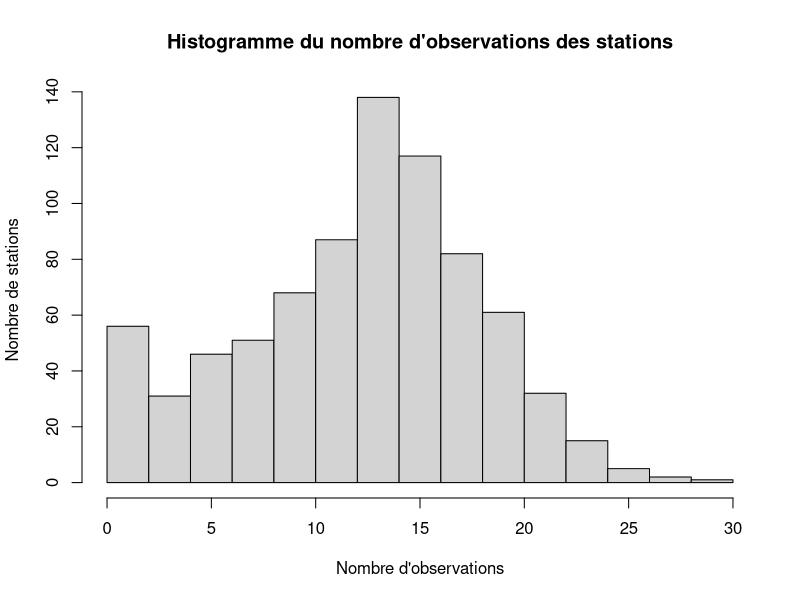
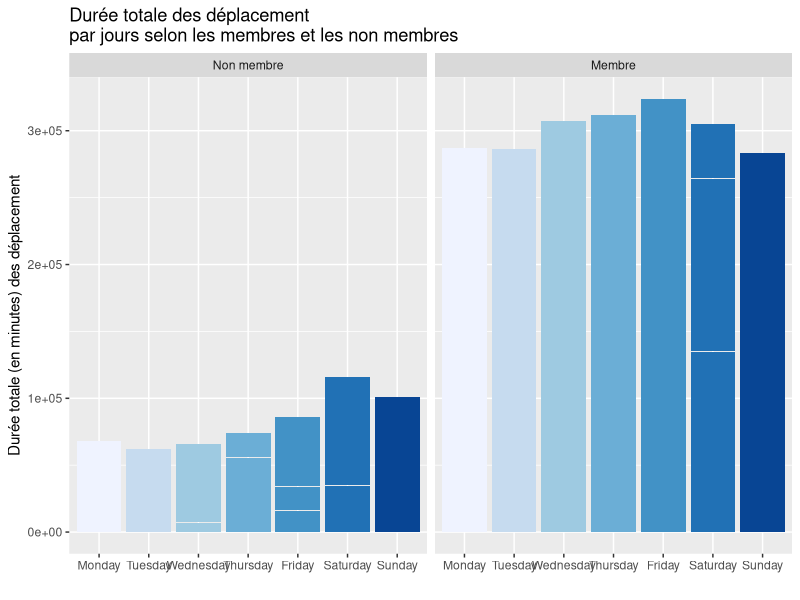
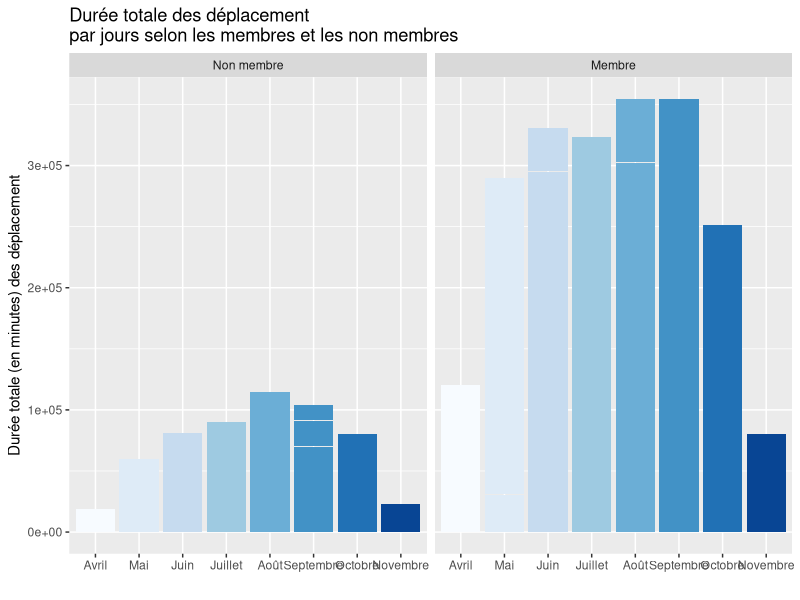
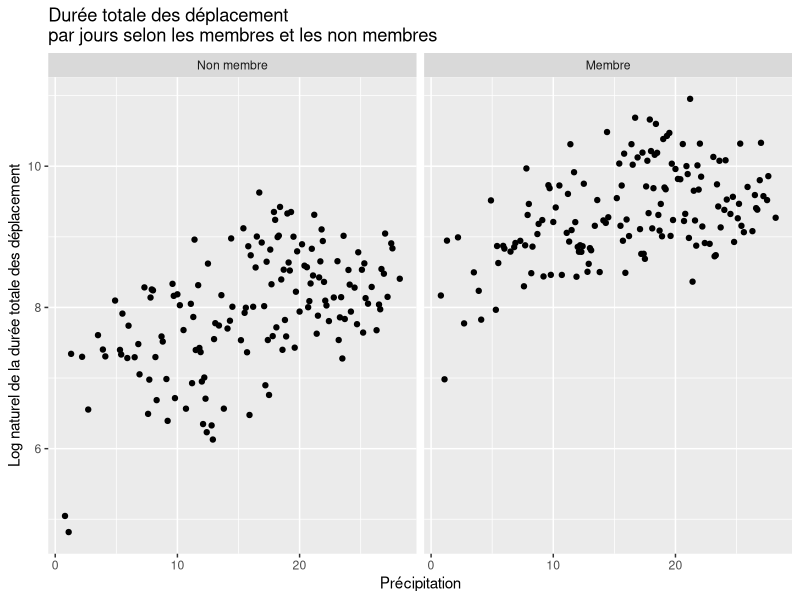
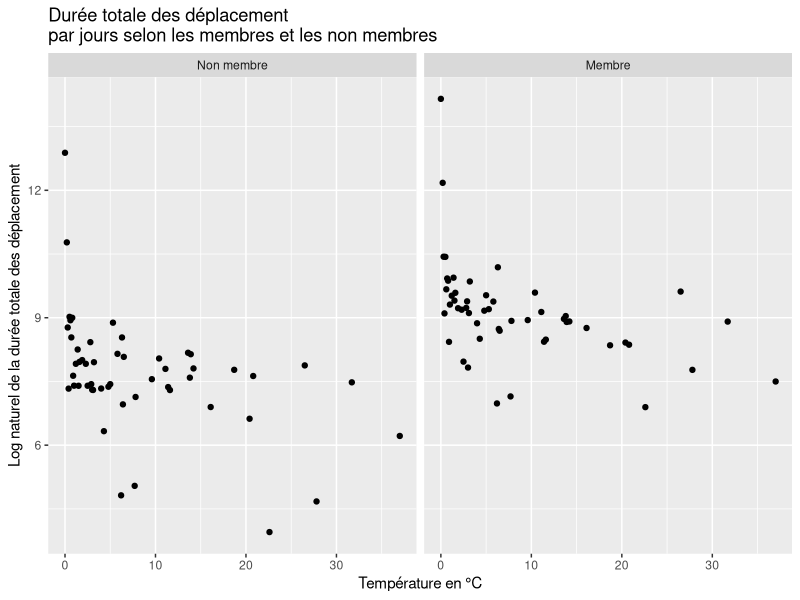
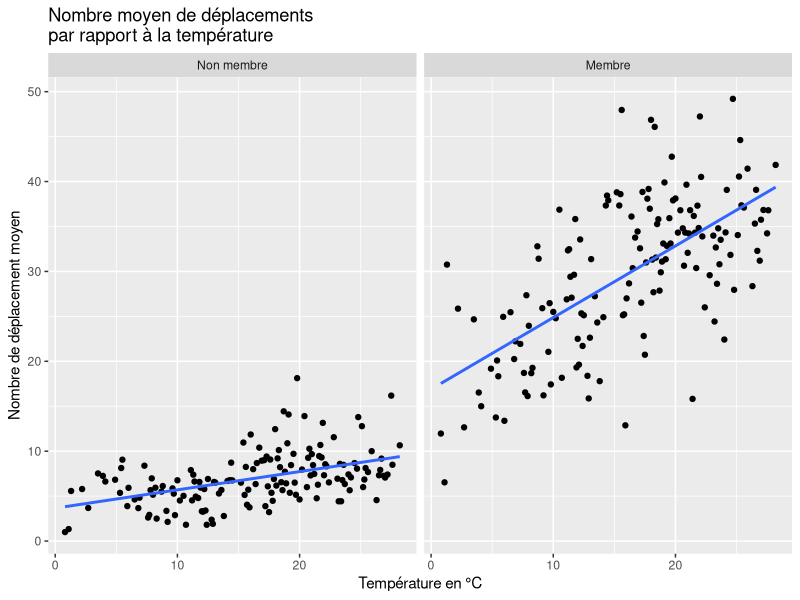
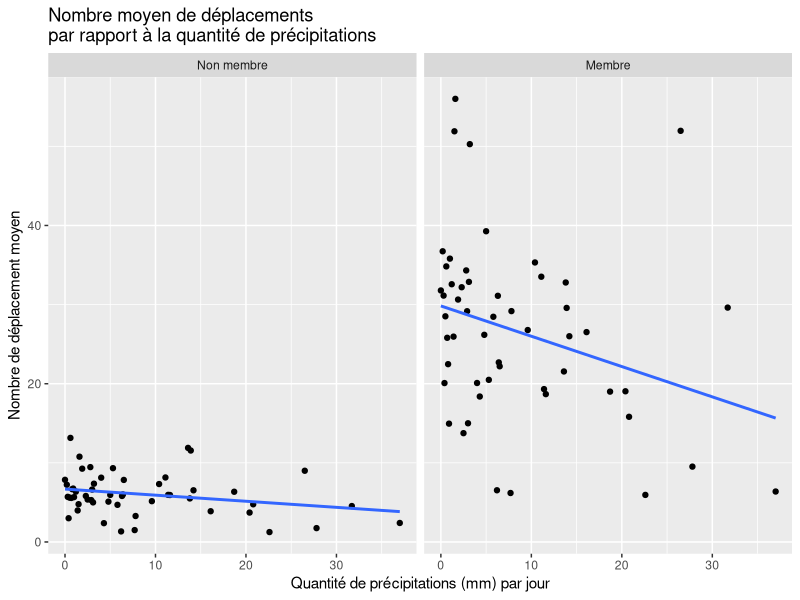
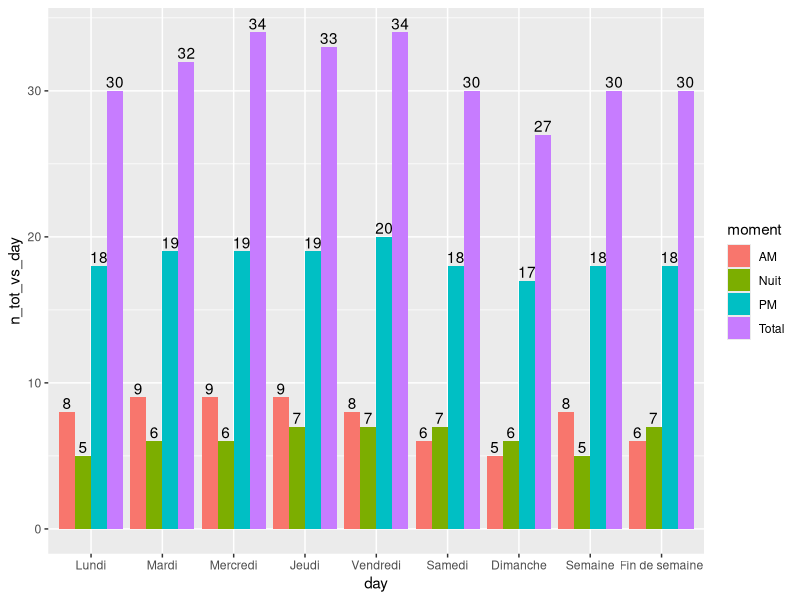

Recreate these plots in R, in order.
## ---- chunk 1
knitr::opts_chunk$set(echo = FALSE)
knitr::opts_chunk$set(message = FALSE)
knitr::opts_chunk$set(warning = FALSE)
knitr::opts_chunk$set(error = FALSE)
## ---- chunk 2
library(tidyverse)
library(ggthemes)
library(RColorBrewer)
library(knitr)
## ---- chunk 3
dat = read.csv("bixi1.csv")

## ---- chunk 4
#Importation des données
bixi_raw_data_df= dat
#bixi_raw_data_df=read.table("raw_data/bixi1.csv", sep = ",", header = T)
## ---- chunk 5
knitr::kable(head(bixi_raw_data_df), caption="6 premières observations du jeu de données")
## ---- chunk 6
knitr::kable(tail(bixi_raw_data_df), caption="6 dernières observations du jeu de données")
## ---- chunk 7
str(bixi_raw_data_df)
## ---- chunk 8
options(knitr.kable.NA = "")
bixi_df=data.frame(station=as.factor(bixi_raw_data_df$station),
                   mm=as.factor(bixi_raw_data_df$mm),
                   dd=as.factor(bixi_raw_data_df$dd),
                   wday=as.factor(bixi_raw_data_df$wday),
                   mem=as.factor(bixi_raw_data_df$mem),
                   holiday=as.factor(bixi_raw_data_df$holiday),
                   bixi_raw_data_df[,7:ncol(bixi_raw_data_df)])
knitr::kable(summary(bixi_df), caption="Sommaire des observations")
## ---- chunk 9
freqTable_station=table(bixi_df$station)
hist(freqTable_station, xlab = "Nombre d'observations", ylab = "Nombre de stations", main = "Histogramme du nombre d'observations des stations")
## ---- chunk 10
dat$wday <- factor(dat$wday,
                   levels = c("Monday", "Tuesday", "Wednesday", "Thursday", "Friday", "Saturday", "Sunday"))

label <- c(`1` = "Membre", `0` = "Non membre")
## ---- chunk 11
ggplot(dat, aes(x=wday, y=dur,
           fill = wday)) +
  geom_bar(stat = "identity") +
  scale_fill_brewer(palette = "Blues")+
  facet_wrap(~ mem,labeller=labeller(mem=label))+
  theme(legend.position="none")+
  labs(title = "Durée totale des déplacement \npar jours selon les membres et les non membres")+
  xlab("")+
  ylab("Durée totale (en minutes) des déplacement")
## ---- chunk 12
dat$wday <- factor(dat$wday,
                   levels = c("Monday", "Tuesday", "Wednesday", "Thursday", "Friday", "Saturday", "Sunday"))

label <- c(`1` = "Membre", `0` = "Non membre")
## ---- chunk 13
ggplot(dat, aes(as.factor(mm), dur, fill = as.factor(mm))) +
  geom_bar(stat = "identity") +
  scale_fill_brewer(palette = "Blues")+
  facet_wrap(~ mem,labeller=labeller(mem=label))+
  theme(legend.position="none")+
  scale_x_discrete(breaks = 4:11,labels=c("Avril","Mai","Juin", "Juillet", "Août", "Septembre", "Octobre", "Novembre")) +
  labs(title = "Durée totale des déplacement \npar jours selon les membres et les non membres")+
  xlab("")+
  ylab("Durée totale (en minutes) des déplacement")
## ---- chunk 14
dat_temp <- dat %>%
  select(mem, dur, temp, avg) %>% 
  group_by(temp, mem) %>%
  summarise(dur = log(sum(dur)))
## ---- chunk 15
ggplot(dat_temp, aes(temp, dur)) +
  geom_point() +
  facet_wrap(~mem,labeller=labeller(mem=label)) +
  labs(title = "Durée totale des déplacement \npar jours selon les membres et les non membres")+
  xlab("Précipitation")+
  ylab("Log naturel de la durée totale des déplacement")

## ---- chunk 16
dat_rain <- dat %>%
  select(mem, dur, rain) %>% 
  group_by(rain, mem) %>%
  summarise(dur = log(sum(dur)))

## ---- chunk 17
ggplot(dat_rain, aes(rain, dur)) +
  geom_point() +
  facet_wrap(~mem,labeller=labeller(mem=label)) +
  labs(title = "Durée totale des déplacement \npar jours selon les membres et les non membres")+
  xlab("Température en °C")+
  ylab("Log naturel de la durée totale des déplacement")
## ---- chunk 18
dat_mem <- dat %>%
  select(mem, avg, dur) %>% 
  group_by(mem) %>%
  summarise(avg = mean(avg), dur = sum(dur)) %>% 
  mutate(dur_relative = ifelse(mem == 1, dur / sum(dat$mem == 1), dur / sum(dat$mem ==0))) %>% 
  mutate(mem = ifelse(mem == 1, "Membre", "Non-membre"))
## ---- chunk 19
kable(dat_mem, col.names = c("Membre", "Durée moyenne", "Durée totale", "Durée totale relative"), caption = "Détail sur la durée selon les abonnements")
## ---- chunk 20
dat_hol <- dat %>%
  select(holiday, avg, dur) %>% 
  group_by(holiday) %>%
  summarise(avg = mean(avg), dur = sum(dur)) %>% 
  mutate(dur_relative = ifelse(holiday == 1, dur / sum(dat$holiday == 1), dur / sum(dat$holiday ==0))) %>% 
  mutate(holiday = ifelse(holiday == 1, "Férié", "Non férié"))


kable(dat_hol, col.names = c("Jour", "Durée moyenne", "Durée totale", "Durée totale relative"), caption = "Détail sur la durée selon les fériés")

## ---- chunk 21
dat_temp_ntot <- dat %>%
  select(mem, n_tot, temp) %>% 
  group_by(temp, mem) %>%
  summarise(n_tot = (mean(n_tot)))

ggplot(dat_temp_ntot, aes(temp, n_tot)) +
  geom_point() + geom_smooth(method='lm', se=FALSE) +
  facet_wrap(~mem,labeller=labeller(mem=label)) +
  labs(title = "Nombre moyen de déplacements \npar rapport à la température")+
  xlab("Température en °C")+
  ylab("Nombre de déplacement moyen")

dat_temp_n_tot_mem <- filter(dat_temp_ntot, mem == 1)
cor_n_tot_temp_mem <- cor(dat_temp_n_tot_mem$n_tot,dat_temp_n_tot_mem$temp)

dat_temp_n_tot_nmem <- filter(dat_temp_ntot, mem == 0)
cor_n_tot_temp_nmem <- cor(dat_temp_n_tot_nmem$n_tot,dat_temp_n_tot_nmem$temp)
## ---- chunk 22
dat_rain_ntot <- dat %>%
  select(mem, n_tot, rain) %>% 
  group_by(rain, mem) %>%
  summarise(n_tot = (mean(n_tot)))

ggplot(dat_rain_ntot, aes(rain, n_tot)) +
  geom_point() + geom_smooth(method='lm', se=FALSE) +
  facet_wrap(~mem,labeller=labeller(mem=label)) +
  labs(title = "Nombre moyen de déplacements \npar rapport à la quantité de précipitations")+
  xlab("Quantité de précipitations (mm) par jour")+
  ylab("Nombre de déplacement moyen")

dat_rain_n_tot_mem <- filter(dat_rain_ntot, mem == 1)
cor_n_tot_rain_mem <- cor(dat_rain_n_tot_mem$n_tot,dat_rain_n_tot_mem$rain)

dat_rain_n_tot_nmem <- filter(dat_rain_ntot, mem == 0)
cor_n_tot_rain_nmem <- cor(dat_rain_n_tot_nmem$n_tot,dat_rain_n_tot_nmem$rain)
## ---- chunk 23

monday <- select(filter(dat, wday == "Monday" & mem == 1),n_tot,n_AM,n_PM)
v_monday <- c(mean(monday$n_AM),mean(monday$n_PM), mean(monday$n_tot-monday$n_AM-monday$n_PM),mean(monday$n_tot))

monday_nm <- select(filter(dat, wday == "Monday" & mem == 0),n_tot,n_AM,n_PM)
v_monday_nm <- c(mean(monday_nm$n_AM),mean(monday_nm$n_PM),mean(monday_nm$n_tot-monday_nm$n_AM-monday_nm$n_PM),mean(monday_nm$n_tot))


tuesday <- select(filter(dat, wday == "Tuesday" & mem == 1),n_tot,n_AM,n_PM)
v_tuesday <- c(mean(tuesday$n_AM),mean(tuesday$n_PM), mean(tuesday$n_tot-tuesday$n_AM-tuesday$n_PM),mean(tuesday$n_tot))

tuesday_nm <- select(filter(dat, wday == "Tuesday" & mem == 0),n_tot,n_AM,n_PM)
v_tuesday_nm <- c(mean(tuesday_nm$n_AM),mean(tuesday_nm$n_PM),mean(tuesday_nm$n_tot-tuesday_nm$n_AM-tuesday_nm$n_PM),mean(tuesday_nm$n_tot))


wednesday <- select(filter(dat, wday == "Wednesday" & mem == 1),n_tot,n_AM,n_PM)
v_wednesday <- c(mean(wednesday$n_AM),mean(wednesday$n_PM), mean(wednesday$n_tot-wednesday$n_AM-wednesday$n_PM),mean(wednesday$n_tot))

wednesday_nm <- select(filter(dat, wday == "Wednesday" & mem == 0),n_tot,n_AM,n_PM)
v_wednesday_nm <- c(mean(wednesday_nm$n_AM),mean(wednesday_nm$n_PM),mean(wednesday_nm$n_tot-wednesday_nm$n_AM-wednesday_nm$n_PM),mean(wednesday_nm$n_tot))


thursday <- select(filter(dat, wday == "Thursday" & mem == 1),n_tot,n_AM,n_PM)
v_thursday <- c(mean(thursday$n_AM),mean(thursday$n_PM), mean(thursday$n_tot-thursday$n_AM-thursday$n_PM),mean(thursday$n_tot))

thursday_nm <- select(filter(dat, wday == "Thursday" & mem == 0),n_tot,n_AM,n_PM)
v_thursday_nm <- c(mean(thursday_nm$n_AM),mean(thursday_nm$n_PM),mean(thursday_nm$n_tot-thursday_nm$n_AM-thursday_nm$n_PM),mean(thursday_nm$n_tot))


friday <- select(filter(dat, wday == "Friday" & mem == 1),n_tot,n_AM,n_PM)
v_friday <- c(mean(friday$n_AM),mean(friday$n_PM), mean(friday$n_tot-friday$n_AM-friday$n_PM),mean(friday$n_tot))

friday_nm <- select(filter(dat, wday == "Friday" & mem == 0),n_tot,n_AM,n_PM)
v_friday_nm <- c(mean(friday_nm$n_AM),mean(friday_nm$n_PM),mean(friday_nm$n_tot-friday_nm$n_AM-friday_nm$n_PM),mean(friday_nm$n_tot))


saturday <- select(filter(dat, wday == "Saturday" & mem == 1),n_tot,n_AM,n_PM)
v_saturday <- c(mean(saturday$n_AM),mean(saturday$n_PM), mean(saturday$n_tot-saturday$n_AM-saturday$n_PM),mean(saturday$n_tot))

saturday_nm <- select(filter(dat, wday == "Saturday" & mem == 0),n_tot,n_AM,n_PM)
v_saturday_nm <- c(mean(saturday_nm$n_AM),mean(saturday_nm$n_PM),mean(saturday_nm$n_tot-saturday_nm$n_AM-saturday_nm$n_PM),mean(saturday_nm$n_tot))


sunday <- select(filter(dat, wday == "Sunday" & mem == 1),n_tot,n_AM,n_PM)
v_sunday <- c(mean(sunday$n_AM),mean(sunday$n_PM), mean(sunday$n_tot-sunday$n_AM-sunday$n_PM),mean(sunday$n_tot))

sunday_nm <- select(filter(dat, wday == "Sunday" & mem == 0),n_tot,n_AM,n_PM)
v_sunday_nm <- c(mean(sunday_nm$n_AM),mean(sunday_nm$n_PM),mean(sunday_nm$n_tot-sunday_nm$n_AM-sunday_nm$n_PM),mean(sunday_nm$n_tot))


v_semaine <- c(mean(v_monday[1],v_tuesday[1],v_wednesday[1],v_thursday[1],v_friday[1]),+
             mean(v_monday[2],v_tuesday[2],v_wednesday[2],v_thursday[2],v_friday[2]),+
             mean(v_monday[3],v_tuesday[3],v_wednesday[3],v_thursday[3],v_friday[3]),+
             mean(v_monday[4],v_tuesday[4],v_wednesday[4],v_thursday[4],v_friday[4]))

v_fin_semaine <- c(mean(v_saturday[1],v_sunday[1]),+
                 mean(v_saturday[2],v_sunday[2]),+
                 mean(v_saturday[3],v_sunday[3]),+
                 mean(v_saturday[4],v_sunday[4]))


v_semaine_nm <- c(mean(v_monday_nm[1],v_tuesday_nm[1],v_wednesday_nm[1],v_thursday_nm[1],v_friday_nm[1]),+
             mean(v_monday_nm[2],v_tuesday_nm[2],v_wednesday_nm[2],v_thursday_nm[2],v_friday_nm[2]),+
             mean(v_monday_nm[3],v_tuesday_nm[3],v_wednesday_nm[3],v_thursday_nm[3],v_friday_nm[3]),+
             mean(v_monday_nm[4],v_tuesday_nm[4],v_wednesday_nm[4],v_thursday_nm[4],v_friday_nm[4]))

v_fin_semaine_nm <- c(mean(v_saturday_nm[1],v_sunday_nm[1]),+
                 mean(v_saturday_nm[2],v_sunday_nm[2]),+
                 mean(v_saturday_nm[3],v_sunday_nm[3]),+
                 mean(v_saturday_nm[4],v_sunday_nm[4]))

n_tot_vs_day = ceiling(c(v_monday, v_tuesday, v_wednesday, v_thursday, v_friday, v_saturday, v_sunday, v_semaine, v_fin_semaine))
n_tot_vs_day_nm = ceiling(c(v_monday_nm, v_tuesday_nm, v_wednesday_nm, v_thursday_nm, v_friday_nm, v_saturday_nm, v_sunday_nm, v_semaine_nm, v_fin_semaine_nm))


moment <- rep(c("AM", "PM", "Nuit", "Total"),9)

day <- c(rep("Lundi",4), rep("Mardi",4), rep("Mercredi",4), rep("Jeudi",4), rep("Vendredi",4), rep("Samedi",4), rep("Dimanche",4), rep("Semaine",4), rep("Fin de semaine",4))

wday_data_n <- data.frame(moment,n_tot_vs_day,day)
wday_data_n_nm <- data.frame(moment,n_tot_vs_day_nm,day)

wday_data_n <- wday_data_n %>% mutate(day=factor(day, 
                                      levels=c("Lundi", "Mardi", "Mercredi",
                                               "Jeudi", "Vendredi", "Samedi", 
                                               "Dimanche", "Semaine", "Fin de semaine"), ordered=TRUE))

wday_data_n_nm <- wday_data_n_nm %>% mutate(day=factor(day, 
                                      levels=c("Lundi", "Mardi", "Mercredi",
                                               "Jeudi", "Vendredi", "Samedi", 
                                               "Dimanche", "Semaine", "Fin de semaine"), ordered=TRUE))

ggplot(wday_data_n, aes(fill=moment,y = n_tot_vs_day, x = day )) + geom_bar(position="dodge", stat="identity")+
geom_text(aes(label=n_tot_vs_day), position=position_dodge(width=0.9), vjust=-0.25)

ggplot(wday_data_n_nm, aes(fill=moment,y = n_tot_vs_day_nm, x = day )) + geom_bar(position="dodge", stat="identity")+
geom_text(aes(label=n_tot_vs_day_nm), position=position_dodge(width=0.9), vjust=-0.25)
              
## ---- chunk 24

dat_test <- dat %>%
  select(mem, n_tot, wday) %>% 
  group_by(wday, mem) %>%
  summarise(n_tot = (mean(n_tot)))


day <- c(rep("Lundi",2), rep("Mardi",2), rep("Mercredi",2), rep("Jeudi",2), rep("Vendredi",2), rep("Samedi",2), rep("Dimanche",2))

ggplot(dat_test, aes(x=wday, y=n_tot,
           fill = day)) +
  geom_bar(stat = "identity") +
  scale_fill_brewer(palette = "Blues")+
  facet_wrap(~ mem,labeller=labeller(mem=label))+
  theme(legend.position="none")+
  labs(title = "Nombre de déplacement \npar jours selon les membres et les non membres")+
  xlab("")+
  ylab("Nombre de déplacement")+
  geom_text(aes(label=ceiling(n_tot)), position=position_dodge(width=0.9), vjust=-0.25)

## ---- chunk 25

data_ferie_mem = unlist(select(filter(dat, holiday == 1 & mem == 1),n_tot))
data_ferie_nmem = unlist(select(filter(dat, holiday == 1 & mem == 0),n_tot))
data_nferie_mem = unlist(select(filter(dat, holiday == 0 & mem == 1),n_tot))
data_nferie_nmem = unlist(select(filter(dat, holiday == 0 & mem == 0),n_tot))

dat_hol_n_tot <- dat %>%
  select(holiday, n_tot) %>% 
  group_by(holiday) %>%
  summarise(avg = mean(n_tot), n_tot = sum(n_tot)) %>% 
  mutate(n_tot_relative = ifelse(holiday == 1, n_tot / sum(dat$holiday == 1), n_tot / sum(dat$holiday ==0))) %>% 
  mutate(holiday = ifelse(holiday == 1, "Férié", "Non férié"))

kable(dat_hol_n_tot, col.names = c("Jour", "Nb. déplacement moyen", "Nb. déplacement total", "Nb. déplacement total relatif"), caption = "Détail sur le nombre de déplacement selon les fériés")

## ---- chunk 26
dat_mem_n_tot <- dat %>%
  select(mem, n_tot) %>% 
  group_by(mem) %>%
  summarise(avg = mean(n_tot), n_tot = sum(n_tot)) %>% 
  mutate(n_tot_relative = ifelse(mem == 1, n_tot / sum(dat$n_tot == 1), n_tot / sum(dat$mem ==0))) %>% 
  mutate(mem = ifelse(mem == 1, "Membre", "Non-membre"))

kable(dat_mem_n_tot, col.names = c("Membre", "Nb. de déplacement moyen", "Nb. de déplacement total", "Nb. de déplacement relatif"), caption = "Détail sur le nombre de déplacement selon les abonnements")
## ---- chunk 27

etat <- rep(c("Membre", "Non-membre"),8)

mois <- c(rep("Avril",2), rep("Mai",2), rep("Juin",2), rep("Juillet",2), rep("Août",2), rep("Septembre",2), rep("Octobre",2), rep("Novembre",2))

dat_mem_n_tot_vs_mm <- select(filter(dat,mem == 1),n_tot,mm)
dat_nmem_n_tot_vs_mm <- select(filter(dat,mem == 0),n_tot,mm)

#v_n_tot_vs_mm <- ceiling(c(mean(filter(dat_mem_n_tot_vs_mm, mm == 4)$n_tot), mean(filter(dat_nmem_n_tot_vs_mm, mm == 4)$n_tot),+
#                       mean(filter(dat_mem_n_tot_vs_mm, mm == 5)$n_tot), mean(filter(dat_nmem_n_tot_vs_mm, mm == 5)$n_tot),+
#                       mean(filter(dat_mem_n_tot_vs_mm, mm == 6)$n_tot), mean(filter(dat_nmem_n_tot_vs_mm, mm == 6)$n_tot),+
#                       mean(filter(dat_mem_n_tot_vs_mm, mm == 7)$n_tot), mean(filter(dat_nmem_n_tot_vs_mm, mm == 7)$n_tot),+
#                       mean(filter(dat_mem_n_tot_vs_mm, mm == 8)$n_tot), mean(filter(dat_nmem_n_tot_vs_mm, mm == 8)$n_tot),+
#                       mean(filter(dat_mem_n_tot_vs_mm, mm == 9)$n_tot), mean(filter(dat_nmem_n_tot_vs_mm, mm == 9)$n_tot),+
#                       mean(filter(dat_mem_n_tot_vs_mm, mm == 10)$n_tot), mean(filter(dat_nmem_n_tot_vs_mm, mm == 10)$n_tot),+
#                       mean(filter(dat_mem_n_tot_vs_mm, mm == 11)$n_tot), mean(filter(dat_nmem_n_tot_vs_mm, mm == 11)$n_tot)))

v_n_tot_vs_mm <- c(sum(filter(dat_mem_n_tot_vs_mm, mm == 4)$n_tot), sum(filter(dat_nmem_n_tot_vs_mm, mm == 4)$n_tot),+
                       sum(filter(dat_mem_n_tot_vs_mm, mm == 5)$n_tot), sum(filter(dat_nmem_n_tot_vs_mm, mm == 5)$n_tot),+
                       sum(filter(dat_mem_n_tot_vs_mm, mm == 6)$n_tot), sum(filter(dat_nmem_n_tot_vs_mm, mm == 6)$n_tot),+
                       sum(filter(dat_mem_n_tot_vs_mm, mm == 7)$n_tot), sum(filter(dat_nmem_n_tot_vs_mm, mm == 7)$n_tot),+
                       sum(filter(dat_mem_n_tot_vs_mm, mm == 8)$n_tot), sum(filter(dat_nmem_n_tot_vs_mm, mm == 8)$n_tot),+
                       sum(filter(dat_mem_n_tot_vs_mm, mm == 9)$n_tot), sum(filter(dat_nmem_n_tot_vs_mm, mm == 9)$n_tot),+
                       sum(filter(dat_mem_n_tot_vs_mm, mm == 10)$n_tot), sum(filter(dat_nmem_n_tot_vs_mm, mm == 10)$n_tot),+
                       sum(filter(dat_mem_n_tot_vs_mm, mm == 11)$n_tot), sum(filter(dat_nmem_n_tot_vs_mm, mm == 11)$n_tot))


dmm_data_n_tot <- data.frame(etat,v_n_tot_vs_mm,mois)

#ggplot(dmm_data_n_tot, aes(fill=etat,y = v_n_tot_vs_mm, x = mois)) + geom_bar(position="dodge",stat="identity")+
#geom_text(aes(label=v_n_tot_vs_mm), position=position_dodge(width=0.9), vjust=-0.25)


dat_test <- dat %>%
  select(mem, n_tot, mm) %>% 
  group_by(mm, mem) %>%
  summarise(n_tot = (sum(n_tot)))

mois <- c(rep("Avril",2), rep("Mai",2), rep("Juin",2), rep("Juillet",2), rep("Août",2), rep("Septembre",2), rep("Octobre",2), rep("Novembre",2))

dat_test <- dat_test %>% mutate(mm=factor(mm, 
                                      levels=c(4:11), ordered=TRUE))


ggplot(dat_test, aes(x=mm, y=n_tot,
           fill = mois)) +
  geom_bar(stat = "identity") +
  scale_fill_brewer(palette = "Blues")+
  facet_wrap(~ mem,labeller=labeller(mem=label))+
  theme(legend.position="none")+
  labs(title = "Nombre de déplacement \npar jours selon les membres et les non membres")+
  xlab("")+
  ylab("Nombre de déplacement")

## ---- chunk 28

dat_n_tot_station <- dat %>%
  select(mem, n_tot, station) %>% 
  group_by(station, mem) %>%
  summarise(n_tot = (sum(n_tot)))%>% 
  add_count(station) %>% 
  filter(dense_rank(n_tot) < 14)


plot(dat_n_tot_station$station,dat_n_tot_station$n_tot)
## ---- chunk 29
knitr::kable(summary(dat), caption="tableau")

## ---- chunk 30
donnees_summary <- dat %>%
  group_by(mem) %>%
  summarise(percentage = n() / nrow(dat) * 100)
# Création variable pour afficher en %

# Création du graphique à barres
ggplot(data = donnees_summary, aes(x = factor(mem), y = percentage, fill = factor(mem))) +
  geom_bar(stat = "identity") +
  guides(fill=guide_legend(title = "Membre"))+
  ggtitle("Pourcentage de membre et de non membre BIXI")+
  xlab("")+
  ylab("Pourcentage")+
  theme_minimal()
## ---- chunk 31
dat %>%  ggplot(aes(avg,temp))+
  geom_point()+
  theme_minimal()

dat %>% ggplot(aes(dur))+
  geom_density()
  
